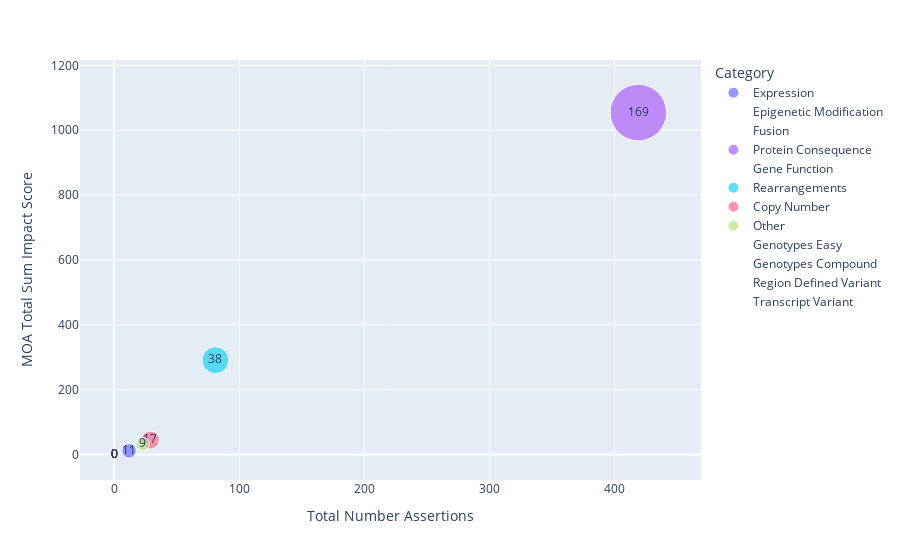

Notebook code for this chart:
### Markdown cell above
The scatterplot below shows the relationship between the Not Suported variant sub category impact score and the number of assertions (evidence items) associated with features (variants) in each sub category. Additionally, the sizes of the data point represent the number of features (variants) in each sub category.

### Code cell
fig2 = px.scatter(
    data_frame=not_supported_feature_impact_df,
    x="Total Number Assertions",
    y="MOA Total Sum Impact Score",
    size="Total Number Features",
    size_max=40,
    text="Total Number Features",
    color="Category",
)
fig2.show()

### Figure 1 — Plotly figure (JSON) as saved in the notebook; plotly's stock layout.template omitted (floating-point values rounded to 4 significant figures)
{"data": [{"hovertemplate": "Category=Expression<br>Total Number Assertions=%{x}<br>MOA Total Sum Impact Score=%{y}<br>Total Number Features=%{text}<extra></extra>", "legendgroup": "Expression", "marker": {"color": "#636efa", "size": [11], "sizemode": "area", "sizeref": 0.1056, "symbol": "circle"}, "mode": "markers+text", "name": "Expression", "orientation": "v", "showlegend": true, "text": [11], "type": "scatter", "x": [12], "xaxis": "x", "y": [11], "yaxis": "y"}, {"hovertemplate": "Category=Epigenetic Modification<br>Total Number Assertions=%{x}<br>MOA Total Sum Impact Score=%{y}<br>Total Number Features=%{text}<extra></extra>", "legendgroup": "Epigenetic Modification", "marker": {"color": "#EF553B", "size": [0], "sizemode": "area", "sizeref": 0.1056, "symbol": "circle"}, "mode": "markers+text", "name": "Epigenetic Modification", "orientation": "v", "showlegend": true, "text": [0], "type": "scatter", "x": [0], "xaxis": "x", "y": [0], "yaxis": "y"}, {"hovertemplate": "Category=Fusion<br>Total Number Assertions=%{x}<br>MOA Total Sum Impact Score=%{y}<br>Total Number Features=%{text}<extra></extra>", "legendgroup": "Fusion", "marker": {"color": "#00cc96", "size": [0], "sizemode": "area", "sizeref": 0.1056, "symbol": "circle"}, "mode": "markers+text", "name": "Fusion", "orientation": "v", "showlegend": true, "text": [0], "type": "scatter", "x": [0], "xaxis": "x", "y": [0], "yaxis": "y"}, {"hovertemplate": "Category=Protein Consequence<br>Total Number Assertions=%{x}<br>MOA Total Sum Impact Score=%{y}<br>Total Number Features=%{text}<extra></extra>", "legendgroup": "Protein Consequence", "marker": {"color": "#ab63fa", "size": [169], "sizemode": "area", "sizeref": 0.1056, "symbol": "circle"}, "mode": "markers+text", "name": "Protein Consequence", "orientation": "v", "showlegend": true, "text": [169], "type": "scatter", "x": [419], "xaxis": "x", "y": [1054.0], "yaxis": "y"}, {"hovertemplate": "Category=Gene Function<br>Total Number Assertions=%{x}<br>MOA Total Sum Impact Score=%{y}<br>Total Number Features=%{text}<extra></extra>", "legendgroup": "Gene Function", "marker": {"color": "#FFA15A", "size": [0], "sizemode": "area", "sizeref": 0.1056, "symbol": "circle"}, "mode": "markers+text", "name": "Gene Function", "orientation": "v", "showlegend": true, "text": [0], "type": "scatter", "x": [0], "xaxis": "x", "y": [0], "yaxis": "y"}, {"hovertemplate": "Category=Rearrangements<br>Total Number Assertions=%{x}<br>MOA Total Sum Impact Score=%{y}<br>Total Number Features=%{text}<extra></extra>", "legendgroup": "Rearrangements", "marker": {"color": "#19d3f3", "size": [38], "sizemode": "area", "sizeref": 0.1056, "symbol": "circle"}, "mode": "markers+text", "name": "Rearrangements", "orientation": "v", "showlegend": true, "text": [38], "type": "scatter", "x": [81], "xaxis": "x", "y": [291], "yaxis": "y"}, {"hovertemplate": "Category=Copy Number<br>Total Number Assertions=%{x}<br>MOA Total Sum Impact Score=%{y}<br>Total Number Features=%{text}<extra></extra>", "legendgroup": "Copy Number", "marker": {"color": "#FF6692", "size": [17], "sizemode": "area", "sizeref": 0.1056, "symbol": "circle"}, "mode": "markers+text", "name": "Copy Number", "orientation": "v", "showlegend": true, "text": [17], "type": "scatter", "x": [29], "xaxis": "x", "y": [44.5], "yaxis": "y"}, {"hovertemplate": "Category=Other<br>Total Number Assertions=%{x}<br>MOA Total Sum Impact Score=%{y}<br>Total Number Features=%{text}<extra></extra>", "legendgroup": "Other", "marker": {"color": "#B6E880", "size": [9], "sizemode": "area", "sizeref": 0.1056, "symbol": "circle"}, "mode": "markers+text", "name": "Other", "orientation": "v", "showlegend": true, "text": [9], "type": "scatter", "x": [23], "xaxis": "x", "y": [32.5], "yaxis": "y"}, {"hovertemplate": "Category=Genotypes Easy<br>Total Number Assertions=%{x}<br>MOA Total Sum Impact Score=%{y}<br>Total Number Features=%{text}<extra></extra>", "legendgroup": "Genotypes Easy", "marker": {"color": "#FF97FF", "size": [0], "sizemode": "area", "sizeref": 0.1056, "symbol": "circle"}, "mode": "markers+text", "name": "Genotypes Easy", "orientation": "v", "showlegend": true, "text": [0], "type": "scatter", "x": [0], "xaxis": "x", "y": [0], "yaxis": "y"}, {"hovertemplate": "Category=Genotypes Compound<br>Total Number Assertions=%{x}<br>MOA Total Sum Impact Score=%{y}<br>Total Number Features=%{text}<extra></extra>", "legendgroup": "Genotypes Compound", "marker": {"color": "#FECB52", "size": [0], "sizemode": "area", "sizeref": 0.1056, "symbol": "circle"}, "mode": "markers+text", "name": "Genotypes Compound", "orientation": "v", "showlegend": true, "text": [0], "type": "scatter", "x": [0], "xaxis": "x", "y": [0], "yaxis": "y"}, {"hovertemplate": "Category=Region Defined Variant<br>Total Number Assertions=%{x}<br>MOA Total Sum Impact Score=%{y}<br>Total Number Features=%{text}<extra></extra>", "legendgroup": "Region Defined Variant", "marker": {"color": "#636efa", "size": [0], "sizemode": "area", "sizeref": 0.1056, "symbol": "circle"}, "mode": "markers+text", "name": "Region Defined Variant", "orientation": "v", "showlegend": true, "text": [0], "type": "scatter", "x": [0], "xaxis": "x", "y": [0], "yaxis": "y"}, {"hovertemplate": "Category=Transcript Variant<br>Total Number Assertions=%{x}<br>MOA Total Sum Impact Score=%{y}<br>Total Number Features=%{text}<extra></extra>", "legendgroup": "Transcript Variant", "marker": {"color": "#EF553B", "size": [0], "sizemode": "area", "sizeref": 0.1056, "symbol": "circle"}, "mode": "markers+text", "name": "Transcript Variant", "orientation": "v", "showlegend": true, "text": [0], "type": "scatter", "x": [0], "xaxis": "x", "y": [0], "yaxis": "y"}], "layout": {"legend": {"itemsizing": "constant", "title": {"text": "Category"}, "tracegroupgap": 0}, "margin": {"t": 60}, "xaxis": {"anchor": "y", "domain": [0, 1], "title": {"text": "Total Number Assertions"}}, "yaxis": {"anchor": "x", "domain": [0, 1], "title": {"text": "MOA Total Sum Impact Score"}}}}
